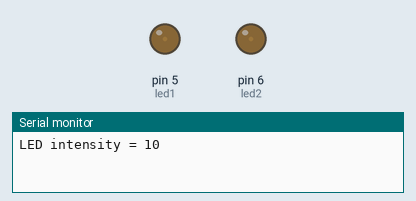
A sketch run on a simulated Arduino Uno, built with avr-gcc and run on an emulated ATmega328P. Parts: output pins drawn as LEDs (lit = HIGH), the last lines printed to the serial monitor.

Above: at 0.05 s.
At 2.5 s:
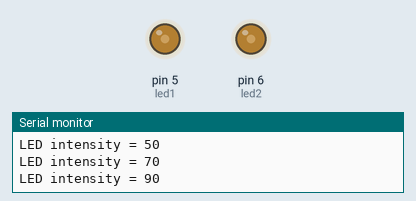
At 3.75 s:
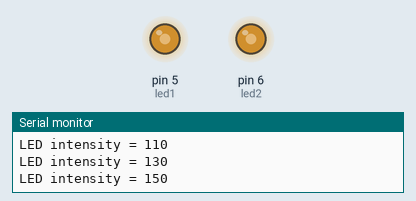
At 5.0 s:
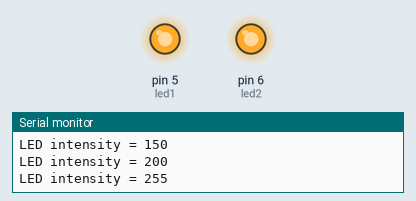
Timing chart, 0 to 6.5 s (numbered marks = the images above):
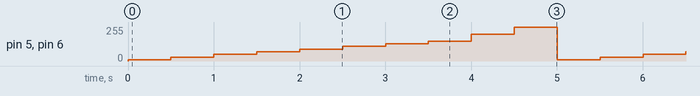

The sketch:

pwm_code.ino
```cpp
#define led1 5
#define led2 6

byte myarray[] = {10,30,50,70,90,110,130,150,200,255};

void setup() {
  Serial.begin(9600);
  pinMode(led1, OUTPUT);
  pinMode(led2, OUTPUT);
}

void loop() {
  for (int pos = 0; pos < sizeof(myarray); pos++) {

    analogWrite(led1, myarray[pos]);  // LED 1
    analogWrite(led2, myarray[pos]);  // LED 2

    Serial.print("LED intensity = ");
    Serial.println(myarray[pos]);

    delay(500);
  }
}
```

Measured:
- by itself, pin 5 (led1), pin 6 (led2): repeats every 5.0 s: 30/255 0.50 s, 50/255 0.50 s, 70/255 0.50 s, 90/255 0.50 s, 110/255 0.50 s, 130/255 0.50 s, 150/255 0.50 s, 200/255 0.50 s, 255/255 0.50 s, 10/255 0.50 s
